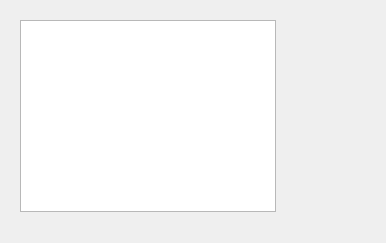
<?xml version="1.0" encoding="UTF-8"?>
<ui version="4.0">
 <class>CreditoForm</class>
 <widget class="QWidget" name="CreditoForm">
  <property name="enabled">
   <bool>true</bool>
  </property>
  <property name="geometry">
   <rect>
    <x>0</x>
    <y>0</y>
    <width>386</width>
    <height>243</height>
   </rect>
  </property>
  <property name="windowTitle">
   <string>Form</string>
  </property>
  <widget class="QListWidget" name="listWidget">
   <property name="geometry">
    <rect>
     <x>20</x>
     <y>20</y>
     <width>256</width>
     <height>192</height>
    </rect>
   </property>
  </widget>
 </widget>
 <resources/>
 <connections/>
</ui>
